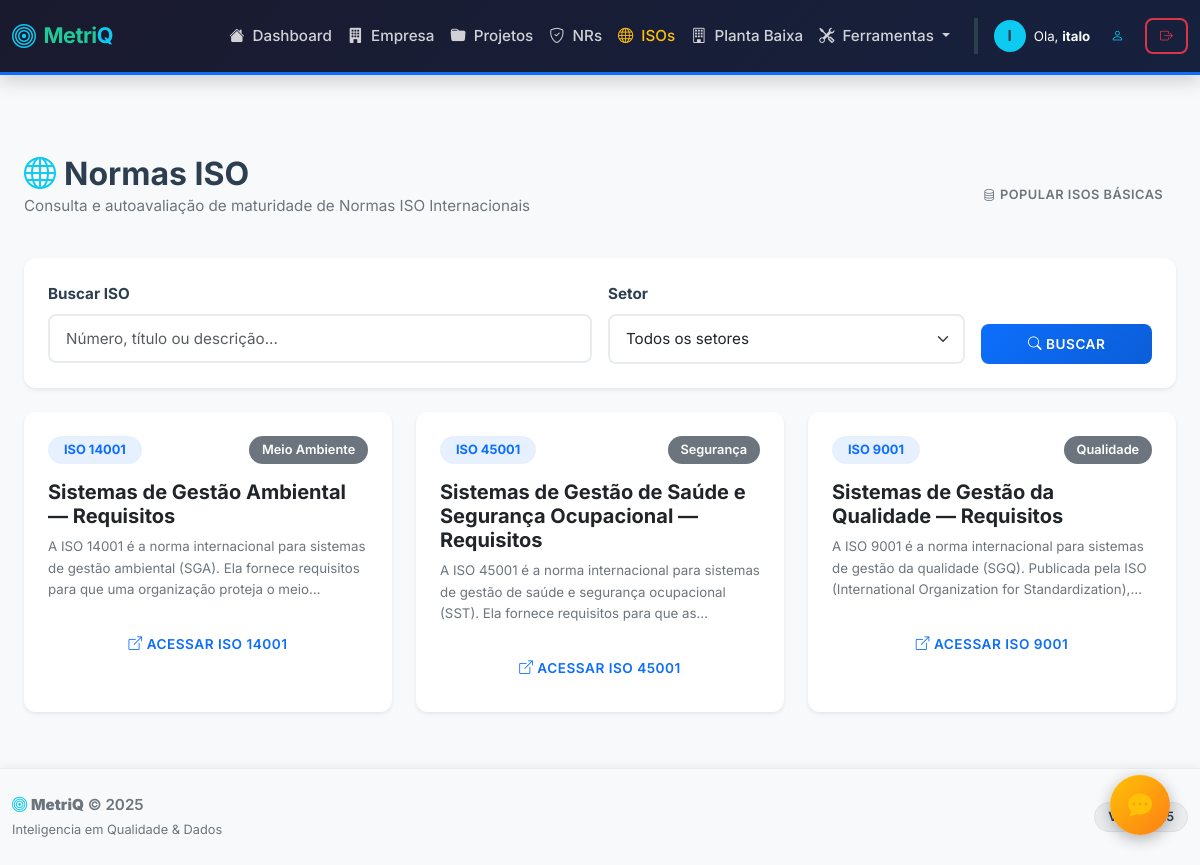
Screenshot of /iso (signed in) with the database file from the repository.
### qualidade_flask/models.py (models this page shows, shortened)
class User(UserMixin, db.Model):
    __tablename__ = 'user'
    id = db.Column(db.Integer, primary_key=True)
    username = db.Column(db.String(100), unique=True, nullable=False, index=True)
    password = db.Column(db.String(255), nullable=False)
    nome_completo = db.Column(db.String(200), default='')
    email = db.Column(db.String(150), unique=True, default='')
    telefone = db.Column(db.String(20), default='')
    cargo = db.Column(db.String(100), default='')
    data_cadastro = db.Column(db.DateTime, default=datetime.now)
    plano = db.Column(db.String(20), default='free')
    status = db.Column(db.String(20), default='ativo')
    email_confirmado = db.Column(db.Boolean, default=False)
    ultimo_login = db.Column(db.DateTime, nullable=True)
    tentativas_login = db.Column(db.Integer, default=0)
    bloqueio_ate = db.Column(db.DateTime, nullable=True)
    analises = db.relationship('Analise', backref='dono', lazy=True)
    empresas = db.relationship('Empresa', backref='usuario', lazy=True)

class NormaISO(db.Model):
    id = db.Column(db.Integer, primary_key=True)
    numero = db.Column(db.String(20), unique=True, nullable=False)
    titulo = db.Column(db.String(200), nullable=False)
    descricao = db.Column(db.Text)
    setor = db.Column(db.String(100))
    data_vigencia = db.Column(db.Date)
    link_oficial = db.Column(db.String(500))
    conteudo = db.Column(db.Text)
    palavras_chave = db.Column(db.JSON)
    perguntas = db.Column(db.JSON)
    glossario = db.Column(db.JSON)
    data_criacao = db.Column(db.DateTime, default=datetime.now)
    data_atualizacao = db.Column(db.DateTime, default=datetime.now, onupdate=datetime.now)
    checklists = db.relationship('ChecklistISO', backref='norma', lazy=True, cascade="all, delete-orphan")

### qualidade_flask/blueprints/iso.py (the view)
@iso.route('/iso')
@login_required
def lista_isos():
    busca = request.args.get('busca', '')
    setor_filtro = request.args.get('setor', '')
    query = NormaISO.query
    if busca:
        query = query.filter(
            (NormaISO.numero.ilike(f'%{busca}%')) |
            (NormaISO.titulo.ilike(f'%{busca}%')) |
            (NormaISO.descricao.ilike(f'%{busca}%'))
        )
    if setor_filtro:
        query = query.filter(NormaISO.setor == setor_filtro)
    normas = query.order_by(NormaISO.numero).all()
    setores = db.session.query(NormaISO.setor).distinct().all()
    setores = [s[0] for s in setores if s[0]]
    return render_template('iso/lista.html', normas=normas, setores=setores,
                          busca=busca, setor_filtro=setor_filtro)

### qualidade_flask/templates/iso/lista.html (shortened to what this page needs)
{% extends "base.html" %}
{% block content %}
<div class="container py-4">
    <div class="d-flex justify-content-between align-items-center mb-4">
        <div>
            <h2 class="fw-bold mb-0"><i class="bi bi-globe text-info me-2"></i>Normas ISO</h2>
            <p class="text-muted">Consulta e autoavaliação de maturidade de Normas ISO Internacionais</p>
        </div>
        <form action="{{ url_for('iso.popular_isos') }}" method="POST" onsubmit="return confirm('Deseja popular o banco com ISOs básicas?')">
            <button type="submit" class="btn btn-outline-secondary btn-sm">
                <i class="bi bi-database me-1"></i>Popular ISOs Básicas
            </button>
        </form>
    </div>
    <div class="card border-0 shadow-sm mb-4">
        <div class="card-body p-4">
            <form action="{{ url_for('iso.lista_isos') }}" method="GET" class="row g-3">
                <div class="col-md-6">
                    <label class="form-label fw-bold">Buscar ISO</label>
                    <input type="text" name="busca" class="form-control"
                           placeholder="Número, título ou descrição..."
                           value="{{ busca }}">
                </div>
                <div class="col-md-4">
                    <label class="form-label fw-bold">Setor</label>
                    <select name="setor" class="form-select">
                        <option value="">Todos os setores</option>
                    </select>
                </div>
                <div class="col-md-2 d-flex align-items-end">
                    <button type="submit" class="btn btn-primary w-100">
                        <i class="bi bi-search me-1"></i>Buscar
                    </button>
                </div>
            </form>
        </div>
    </div>
    <div class="row g-4">
        {% if normas %}
            {% for norma in normas %}
            <div class="col-md-6 col-lg-4">
                <div class="card h-100 border-0 shadow-sm hover-shadow transition">
                    <div class="card-body">
                        <div class="d-flex justify-content-between align-items-start mb-3">
                            <span class="badge bg-primary bg-opacity-10 text-primary px-3 py-2 fw-bold">
                                {{ norma.numero }}
                            </span>
                            <span class="badge bg-secondary">{{ norma.setor }}</span>
                        </div>
                        <h5 class="card-title fw-bold mb-2">{{ norma.titulo }}</h5>
                        <p class="card-text text-muted small mb-4 line-clamp-3">
                            {{ norma.descricao }}
                        </p>
                        <a href="{{ url_for('iso.detalhe_iso', id=norma.id) }}" class="btn btn-outline-primary w-100">
                            <i class="bi bi-box-arrow-up-right me-1"></i>Acessar {{ norma.numero }}
                        </a>
                    </div>
                </div>
            </div>
            {% endfor %}
        {% endif %}
    </div>
</div>
{% endblock %}

### qualidade_flask/templates/base.html (shortened to what this page needs)
<!DOCTYPE html>
<html lang="pt-br">
<head>
    <link href="https://cdn.jsdelivr.net/npm/bootstrap@5.3.0/dist/css/bootstrap.min.css" rel="stylesheet">
    <link rel="stylesheet" href="https://cdn.jsdelivr.net/npm/bootstrap-icons@1.10.5/font/bootstrap-icons.css">
    <link rel="stylesheet" href="{{ url_for('static', filename='css/style.css') }}">
</head>
<body class="d-flex flex-column min-vh-100">
    <nav class="navbar navbar-expand-lg navbar-dark bg-dark d-print-none">
        <div class="container">
            <a class="navbar-brand fw-bold d-flex align-items-center brand-text" href="/">
                <i class="bi bi-bullseye me-2 fs-4 text-info"></i>
                <span>Metri<span class="text-info">Q</span>
            </a>
            <div class="collapse navbar-collapse" id="navbarNav">
                <ul class="navbar-nav ms-auto align-items-center">
                    <li class="nav-item">
                        <a class="nav-link {{ 'active' if request.endpoint == 'main.index' }}" href="/">
                            <i class="bi bi-house-fill me-1"></i> Dashboard
                        </a>
                    </li>
                    <li class="nav-item">
                        <a class="nav-link {{ 'active' if request.endpoint and request.endpoint.startswith('empresa') }}" href="/empresas">
                            <i class="bi bi-building-fill me-1"></i> Empresa
                        </a>
                    </li>
                    <li class="nav-item">
                        <a class="nav-link {{ 'active' if request.endpoint == 'projects.lista_projetos' }}" href="/projetos">
                            <i class="bi bi-folder-fill me-1"></i> Projetos
                        </a>
                    </li>
                    <li class="nav-item">
                        <a class="nav-link {{ 'active' if request.endpoint == 'nr.lista_nrs' }}" href="/nr">
                            <i class="bi bi-shield-check me-1"></i> NRs
                        </a>
                    </li>
                    <li class="nav-item">
                        <a class="nav-link {{ 'active' if request.endpoint == 'iso.lista_isos' }}" href="/iso">
                            <i class="bi bi-globe me-1"></i> ISOs
                        </a>
                    </li>
                    <li class="nav-item">
                        <a class="nav-link {{ 'active' if request.endpoint and request.endpoint.startswith('planta_baixa') }}" href="{{ url_for('planta_baixa.lista') }}">
                            <i class="bi bi-building me-1"></i> Planta Baixa
                        </a>
                    </li>
                    <li class="nav-item dropdown">
                        <a class="nav-link dropdown-toggle" href="#" role="button" data-bs-toggle="dropdown" aria-expanded="false">
                            <i class="bi bi-tools me-1"></i> Ferramentas
                        </a>
                    </li>
                    {% if current_user.is_authenticated %}
                        <li class="nav-item ms-lg-3 border-start border-secondary ps-lg-3 mt-2 mt-lg-0">
                            <div class="d-flex align-items-center gap-2">
                                <a href="{{ url_for('auth.perfil') }}" class="text-decoration-none d-flex align-items-center gap-2" title="Meu Perfil">
                                    <div class="rounded-circle bg-info text-dark d-flex align-items-center justify-content-center" style="width: 32px; height: 32px; font-weight: 700;">
                                        {{ current_user.username[0]|upper }}
                                    </div>
                                    <span class="text-light small">
                                        Ola, <strong>{{ current_user.nome_completo.split(' ')[0] if current_user.nome_completo else current_user.username }}</strong>
                                    </span>
                                </a>
                                <a href="{{ url_for('auth.perfil') }}" class="btn btn-sm btn-outline-info" title="Meu Perfil">
                                    <i class="bi bi-person"></i>
                                </a>
<form method="POST" action="/logout" class="d-inline" onsubmit="return confirm('Deseja sair do sistema?')">
                                    <button type="submit" class="btn btn-sm btn-outline-danger" title="Sair">
                                        <i class="bi bi-box-arrow-right"></i>
                                    </button>
                                </form>
                            </div>
                        </li>
                    {% endif %}
                </ul>
            </div>
    </nav>
    <main class="flex-grow-1">
        <div class="container mt-4">
            {% block content %}{% endblock %}
        </div>
    </main>
    <footer class="d-print-none bg-light border-top py-4 mt-auto">
        <div class="container">
            <div class="row align-items-center">
                <div class="col-md-6 text-center text-md-start">
                    <p class="mb-0 text-muted">
                        <i class="bi bi-bullseye text-info"></i>
                        <strong>MetriQ</strong> &copy; 2025
                    </p>
                    <small class="text-muted" style="font-size: 0.8rem;">Inteligencia em Qualidade & Dados</small>
                </div>
                <div class="col-md-6 text-md-end text-center mt-2 mt-md-0">
                    <span class="badge bg-secondary bg-opacity-10 text-dark border">Versao 5.5</span>
                </div>
        </div>
    </footer>
    <a id="btnFeedback" href="https://docs.google.com/forms/d/e/1FAIpQLSc6ZJWx9LMAzcBPMMdcK3FHIyoWjjz7ik7XjiTRzf5Kar_DFA/viewform?usp=sharing&ouid=112551274773752880388" target="_blank" title="Deixe seu Feedback" class="text-decoration-none">
        <i class="bi bi-chat-dots-fill text-warning fs-4"></i>
    </a>
</body>
</html>

### qualidade_flask/static/css/style.css (style rules this page uses)
:root { --primary: #0d6efd; --secondary: #6c757d; --success: #198754; --danger: #dc3545; --warning: #ffc107; --info: #0dcaf0; --light: #f8f9fa; --dark: #212529; --shadow-sm: 0 0.125rem 0.25rem rgba(0, 0, 0, 0.075); --shadow: 0 0.5rem 1rem rgba(0, 0, 0, 0.15); --shadow-lg: 0 1rem 3rem rgba(0, 0, 0, 0.175); --transition: all 0.3s cubic-bezier(0.4, 0, 0.2, 1); }
* { margin: 0; padding: 0; box-sizing: border-box; }
html, body { height: 100%; }
body { font-family: 'Inter', 'Segoe UI', Roboto, Helvetica, Arial, sans-serif; font-size: 0.95rem; line-height: 1.6; color: #2c3e50; background: #f8f9fa; min-height: 100vh; display: flex; flex-direction: column; }
.navbar { background: linear-gradient(135deg, #1a1a2e 0%, #16213e 100%); box-shadow: var(--shadow); border-bottom: 3px solid var(--primary); padding: 1rem 0; }
.navbar-brand { font-weight: 700; font-size: 1.4rem; letter-spacing: 0.5px; color: white !important; transition: var(--transition); }
.navbar-dark .navbar-nav .nav-link { color: rgba(255, 255, 255, 0.8) !important; transition: var(--transition); font-weight: 500; }
.navbar-dark .navbar-nav .nav-link:hover, .navbar-dark .navbar-nav .nav-link.active { color: #ffc107 !important; }
main { flex: 1; padding: 2rem 0; }
.container { max-width: 1200px; }
.card { border: none; border-radius: 12px; box-shadow: var(--shadow); transition: var(--transition); overflow: hidden; background: white; }
.card-body { padding: 1.5rem; }
.btn { border: none; border-radius: 8px; font-weight: 600; padding: 0.6rem 1.2rem; transition: var(--transition); text-transform: uppercase; font-size: 0.85rem; letter-spacing: 0.5px; }
.btn-primary { background: linear-gradient(135deg, #0d6efd 0%, #0b5ed7 100%); color: white; }
.btn-outline-danger { color: #dc3545; border: 2px solid #dc3545; }
.btn-sm { padding: 0.4rem 0.8rem; font-size: 0.8rem; }
.form-control, .form-select { border: 2px solid #e9ecef; border-radius: 8px; padding: 0.7rem 1rem; transition: var(--transition); font-size: 0.95rem; }
.form-label { font-weight: 600; color: #2c3e50; margin-bottom: 0.5rem; }
.badge { padding: 0.5rem 0.8rem; border-radius: 20px; font-weight: 600; font-size: 0.8rem; }
footer { background: white; border-top: 2px solid #e9ecef; padding: 2rem 0; margin-top: auto; box-shadow: 0 -2px 10px rgba(0, 0, 0, 0.05); }
footer p { font-weight: 600; color: #2c3e50; }
footer small { color: #6c757d; }
.text-muted { color: #6c757d !important; }
.text-dark { color: #2c3e50 !important; }
.bg-light { background: #f8f9fa !important; }
.shadow-sm { box-shadow: var(--shadow-sm) !important; }
.rounded-circle { border-radius: 50%; }
.border-start { border-left: 4px solid !important; }
.border-top { border-top: 1px solid #e9ecef !important; }
:root { --brand-color: #6610f2; --brand-dark: #4d0cba; --brand-accent: #20c997; --sidebar-bg: #0f172a; }
.brand-text { font-family: 'Inter', sans-serif; font-size: 24px; font-weight: 800; color: white; letter-spacing: -0.5px; line-height: 1; }
.brand-text span { color: var(--brand-accent); }
#btnFeedback { position: fixed; bottom: 30px; right: 30px; width: 60px; height: 60px; background: linear-gradient(135deg, #ffc107 0%, #fd7e14 100%); color: white; border-radius: 50%; font-size: 24px; text-decoration: none; box-shadow: 0 4px 15px rgba(0,0,0,0.3); z-index: 1050; transition: transform 0.3s, box-shadow 0.3s; display: flex; align-items: center; justify-content: center; }

### qualidade_flask/templates/base.html (style rules this page uses)
body { font-family: 'Inter', sans-serif; }
.brand-text { letter-spacing: -0.5px; font-size: 1.35rem; }

### qualidade_flask/templates/iso/lista.html (style rules this page uses)
.transition { transition: all 0.3s ease; }
.line-clamp-3 { display: -webkit-box; -webkit-line-clamp: 3; -webkit-box-orient: vertical; overflow: hidden; }

### rows the page displays
User: username "I", nome_completo "italo"
NormaISO: numero "ISO 14001", setor "Meio Ambiente", titulo "Sistemas de Gestão Ambiental — Requisitos", descricao "A ISO 14001 é a norma internacional para sistemas de gestão ambiental (SGA). Ela fornece requisitos para que uma organização proteja o…"
NormaISO: numero "ISO 45001", setor "Segurança", titulo "Sistemas de Gestão de Saúde e Segurança Ocupacional — Requisitos", descricao "A ISO 45001 é a norma internacional para sistemas de gestão de saúde e segurança ocupacional (SST). Ela fornece requisitos para que…"
NormaISO: numero "ISO 9001", setor "Qualidade", titulo "Sistemas de Gestão da Qualidade — Requisitos", descricao "A ISO 9001 é a norma internacional para sistemas de gestão da qualidade (SGQ). Publicada pela ISO (International Organization for…"
